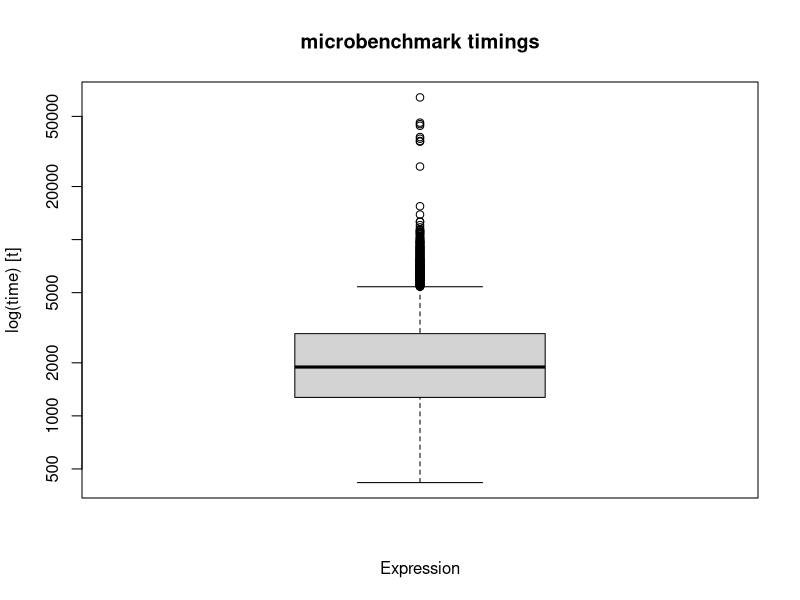
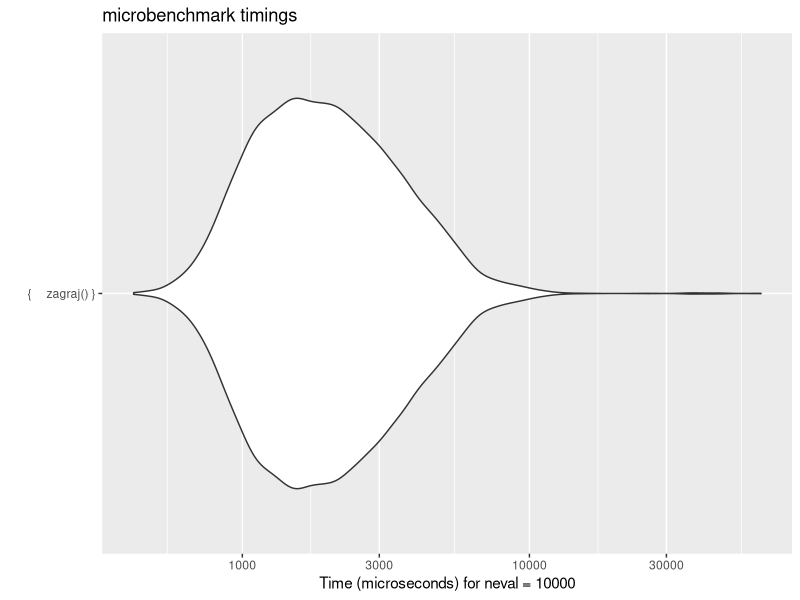

Write R code to recreate these figures, in order.
## ---- chunk 1
knitr::opts_chunk$set(echo = TRUE)
## ---- chunk 2
##Zdefiniowanie niezbednych wartosci:
## R,S,P,C,H,L,B, gdzie R - krolik, S - owca, P - swinia, C - krowa, H - kon, L - maly pies, B - duzy pies
stado_glowne <<- c(60,24,20,12,6,4,2)
stado <<- c(0,0,0,0,0,0,0)
kostka_zielona <- c('R','R','R','R','R','R','S','S','S','P','C','W')
kostka_czerwona <- c('R','R','R','R','R','R','S','S','P','P','H','F')
##gdzie: W - wilk, F - lis; reszta jak wyzej

##Wektory wymian o takiej samej strukturze jak stado i stado_glowne
##Mowia o tym, ile innych zwierza trzeba aby wymienic na dane zwierze
kon <- c(72,12,6,2,1,12,2)
krowa <- c(36,6,3,1,0,6,1)
swinia <- c(12,2,1,0,0,2,0)
owca <- c(6,1,0,0,0,1,0)
maly_pies <- c(6,1,0,0,0,1,0)
duzy_pies <- c(36,6,3,1,0,6,1)

## ---- chunk 3
##FUNKCJE POMOCNICZE
licz_ile_otrzyma <- function(sie_nalezy){
  if (all(sie_nalezy <= stado_glowne)){
    return(sie_nalezy)
  } else {
    sie_nalezy <- ifelse(sie_nalezy <= stado_glowne, sie_nalezy, stado_glowne)
    return(sie_nalezy)
  }
  ##sprawdzanie z bankiem; bierzemy max tyle ile jest w banku.
  ##funkcja zwraca wektor, wiec nalezy robic otrzymane <- licz_ile_otrzyma(otrzymane)
}


zdecyduj <- function(){
  ##funkcja decydujaca czy wymienic i rzucic czy tylko rzucic 
}



wykonaj_czynnosc <- function(co, jak='+'){
  if (jak=='+'){
    stado <<- stado + co
    stado_glowne <<- stado_glowne - co
    ## tu by sie przydalo sprawdzic czy sie wszystko zgadza
  } else {
    stado <<- stado - co
    stado_glowne <<- stado_glowne + co
    ## tu by sie przydalo sprawdzic czy sie wszystko zgadza
  }
  if (!all(stado+stado_glowne==c(60,24,20,12,6,4,2))){
    #cat('!!!! BLAD - STADA SIE NIE SUMUJA !!!!')
    break
  }
  ##wez z banku/oddaj do banku/wymien; bierze to co w licz_ile_otrzyma zwrocona
  ##symultanicznie robi operacje na banku i naszym stadzie
  ## sprawdza czy bank+stado sie sumuje odpowiednio
}

zakoncz <- function(x=stado){
  ##funkcja konczaca gre, gdy otrzymane beda zadane wartosci stada
  if(all(stado >= c(1,1,1,1,1,0,0))){
    #cat("Wygrales! Koniec gry!")
    return(TRUE)
  } else {
    #########
    suma = 0
    ##6+12+36+72+1 = 127 krolikow (owca, swinia, krowa, kon, krolik)
    for (i in 1:7){
      switch(i,
             "1"={suma <- suma + stado[i]},
             "2"={suma <- suma + 6*stado[i]},
             "3"={suma <- suma + 12*stado[i]},
             "4"={suma <- suma + 36*stado[i]},
             "5"={suma <- suma + 72*stado[i]},
             "6"={suma <- suma + 6*stado[i]},
             "7"={suma <- suma + 36*stado[i]})
    }
    if (suma >= 127){
      #cat("Wygrales! Koniec gry!")
      stado <<- c(suma-126,1,1,1,1,0,0)
      stado_glowne <<- (c(60,24,20,12,6,4,2) - stado)
      return(TRUE)
    }
    return(FALSE)
  }
}
##warunek zawarty w tej funkcji musi jeszcze zapewne zamykac petle gry z break()
##ale fajnie jak cos sie wyswietli na koniec
## ---- chunk 4
##FUNKCJE WYMIANY
czy_starczy_na_konia <- function(){
  suma = 0
  for (i in 1:7){
    switch(i,
           "1"={suma <- suma + stado[i]},
           "2"={suma <- suma + 6*stado[i]},
           "3"={suma <- suma + 12*stado[i]},
           "4"={suma <- suma + 36*stado[i]},
           "6"={suma <- suma + 6*stado[i]},
           "7"={suma <- suma + 36*stado[i]},
           suma <- suma)
  }
  if (suma >= 73){
    #cat("Starczy na konia i krolika! Wymieniasz")
    ##trzeba dodac petle zeby wymieniac az to niemozliwe
    wykonaj_czynnosc(c(stado[1:4],0,stado[6:7]),'-')
    ##usuwam wszystko ze stada, zeby wymienic na konia i krolika/i
    if ((suma-72)<=60){
      wykonaj_czynnosc(c((suma-72),0,0,0,1,0,0))
      #bierzemy konia, a reszte w krolikach
    } else {
      while((suma-72)>60){
        wykonaj_czynnosc(c(0,1,0,0,0,0,0))
        suma <- suma - 6
        ##to i tak nie powinno sie zdarzyc bo 60+72 to juz wygrana
      }
      wykonaj_czynnosc(c((suma-72),0,0,0,1,0,0))
    }
  } 
  ## jesli nie starczy to nie robimy nic
}


owce_na_kroliki <- function(z_owiec=FALSE){
  if(z_owiec==TRUE){if(stado[2]>=1 & stado_glowne[1]>=6){
    wymiana <<- c('R')
    za_wymiane <<- c(0,1,0,0,0,0,0)
    return(wymiana)
  }else {
    wymiana <<- c('pusty')
    za_wymiane <<- c(0,0,0,0,0,0,0)
    #cat('Nie mozna wymienic')
  }}
}

swinie_na_owce <- function(ze_swin=FALSE){
  if(ze_swin==TRUE){if(stado[3]>=1 & stado_glowne[2]>=2){
    wymiana <<- c('SS')
    za_wymiane <<- c(0,0,1,0,0,0,0)
    return(wymiana)
  }else{
    wymiana <<- c('pusty')
    za_wymiane <<- c(0,0,0,0,0,0,0)
    #cat('Nie mozna wymienic')
  }}
}

##Funkcje "wymiana_cos" maja na celu sprawdzic mozliwosc wymiany
##i zwrocic wartosc mozliwa do wykorzystania dalej
##wyluczaja tez wektory, ktore mozna latwo odjac od stada i dodac do stada glownego
wymiana_owca <- function(b){
  ##funkcja sprawdza, czy podane zwierze mozna wymienic na owce
  ##i czy zwierzat w stadzie tego typu jest wystarczajaco duzo
  ##jesli tak, to podaje jednoelemenowy wektor odpowiadajacy owcy
  if (stado_glowne[2]==0){
    wymiana <<- c('pusty')
    za_wymiane <<- c(0,0,0,0,0,0,0)
    #cat("Brak w stadzie glownym!")
  } else {
    switch(b,
           krolik={if(stado[1]>=owca[1]){
             wymiana <<- c('S')
             za_wymiane <<- c(6,0,0,0,0,0,0)
             return(wymiana)
           }else{
             wymiana <<- c('pusty')
             za_wymiane <<- c(0,0,0,0,0,0,0)
             #cat("Za malo zwierzat na wymiane!")
           }},
           maly_pies={if(stado[6]>=owca[6]){
             wymiana <<- c('S')
             za_wymiane <<- c(0,0,0,0,0,1,0)
             return(wymiana)
           }else{
             wymiana <<- c('pusty')
             za_wymiane <<- c(0,0,0,0,0,0,0)
             #cat("Za malo zwierzat na wymiane!")
           }},
           owca={if(stado[2]>=owca[2]){
             wymiana <<- c('S')
             za_wymiane <<- c(0,1,0,0,0,0,0)
             return(wymiana)
           }else{
             wymiana <<- c('pusty')
             za_wymiane <<- c(0,0,0,0,0,0,0)
             #cat("Za malo zwierzat na wymiane!")
           }},
           ##jesli nie, to wyrzuca komunikat
           {wymiana <<- c('pusty')
           za_wymiane <<- c(0,0,0,0,0,0,0)
           #cat("Nie istnieje mozliwosc wymiany!")
           })
  }
}

wymiana_maly_pies <- function(b){
  if (stado_glowne[6]==0){
    wymiana <<- c('pusty')
    za_wymiane <<- c(0,0,0,0,0,0,0)
    #cat("Brak w stadzie glownym!")
  }else {
    ##funkcja jest co do zasady taka sama jak dla wymiana_owca
    switch(b,
           krolik={if(stado[1]>=maly_pies[1]){
             wymiana <<- c('L')
             za_wymiane <<- c(6,0,0,0,0,0,0)
             return(wymiana)
           }else{
             wymiana <<- c('pusty')
             za_wymiane <<- c(0,0,0,0,0,0,0)
             #cat("Za malo zwierzat na wymiane!")
           }},
           maly_pies={if(stado[6]>=maly_pies[6]){
             wymiana <<- c('L')
             za_wymiane <<- c(0,0,0,0,0,1,0)
             return(wymiana)
           }else{
             wymiana <<- c('pusty')
             za_wymiane <<- c(0,0,0,0,0,0,0)
             #cat("Za malo zwierzat na wymiane!")
           }},
           owca={if(stado[2]>=maly_pies[2]){
             wymiana <<- c('L')
             za_wymiane <<- c(0,1,0,0,0,0,0)
             return(wymiana)
           }else{
             wymiana <<- c('pusty')
             za_wymiane <<- c(0,0,0,0,0,0,0)
             #cat("Za malo zwierzat na wymiane!")
           }},
           {wymiana <<- c('pusty')
           za_wymiane <<- c(0,0,0,0,0,0,0)
           #cat("Nie istnieje mozliwosc wymiany!")
           })
  }
}

wymiana_swinia <- function(b){
  ##analogiczna do wymiana_owca
  if (stado_glowne[3]==0){
    wymiana <<- c('pusty')
    za_wymiane <<- c(0,0,0,0,0,0,0)
    #cat("Brak w stadzie glownym!")
  }else {
    switch(b,
           krolik={if(stado[1]>=swinia[1]){
             wymiana <<- c('P')
             za_wymiane <<- c(12,0,0,0,0,0,0)
             return(wymiana)
           }else{
             wymiana <<- c('pusty')
             za_wymiane <<- c(0,0,0,0,0,0,0)
             #cat("Za malo zwierzat na wymiane!")
           }},
           maly_pies={if(stado[6]>=swinia[6]){
             wymiana <<- c('P')
             za_wymiane <<- c(0,0,0,0,0,2,0)
             return(wymiana)
           }else{
             wymiana <<- c('pusty')
             za_wymiane <<- c(0,0,0,0,0,0,0)
             #cat("Za malo zwierzat na wymiane!")
           }},
           owca={if(stado[2]>=swinia[2]){
             wymiana <<- c('P')
             za_wymiane <<- c(0,2,0,0,0,0,0)
             return(wymiana)
           }else{
             wymiana <<- c('pusty')
             za_wymiane <<- c(0,0,0,0,0,0,0)
             #cat("Za malo zwierzat na wymiane!")
           }},
           swinia={if(stado[3]>=swinia[3]){
             wymiana <<- c('P')
             za_wymiane <<- c(0,0,1,0,0,0,0)
             return(wymiana)
           }else{
             wymiana <<- c('pusty')
             za_wymiane <<- c(0,0,0,0,0,0,0)
             #cat("Za malo zwierzat na wymiane!")
           }},
           {wymiana <<- c('pusty')
           za_wymiane <<- c(0,0,0,0,0,0,0)
           #cat("Nie istnieje mozliwosc wymiany!")
           })
  }
}

wymiana_krowa <- function(b){
  ##analogiczna do wymiana_owca i wymiana_swinia
  if (stado_glowne[4]==0){
    wymiana <<- c('pusty')
    za_wymiane <<- c(0,0,0,0,0,0,0)
    #cat("Brak w stadzie glownym!")
  }else {
    switch(b,
           krolik={if(stado[1]>=krowa[1]){
             wymiana <<- c('C')
             za_wymiane <<- c(36,0,0,0,0,0,0)
             return(wymiana)
           }else{
             wymiana <<- c('pusty')
             za_wymiane <<- c(0,0,0,0,0,0,0)
             #cat("Za malo zwierzat na wymiane!")
           }},
           maly_pies={if(stado[6]>=krowa[6]){
             wymiana <<- c('C')
             za_wymiane <<- c(0,0,0,0,0,6,0)
             return(wymiana)
           }else{
             wymiana <<- c('pusty')
             za_wymiane <<- c(0,0,0,0,0,0,0)
             #cat("Za malo zwierzat na wymiane!")
           }},
           owca={if(stado[2]>=krowa[2]){
             wymiana <<- c('C')
             za_wymiane <<- c(0,6,0,0,0,0,0)
             return(wymiana)
           }else{
             wymiana <<- c('pusty')
             za_wymiane <<- c(0,0,0,0,0,0,0)
             #cat("Za malo zwierzat na wymiane!")
           }},
           swinia={if(stado[3]>=krowa[3]){
             wymiana <<- c('C')
             za_wymiane <<- c(0,0,3,0,0,0,0)
             return(wymiana)
           }else{
             wymiana <<- c('pusty')
             za_wymiane <<- c(0,0,0,0,0,0,0)
             #cat("Za malo zwierzat na wymiane!")
           }},
           krowa={if(stado[4]>=krowa[4]){
             wymiana <<- c('C')
             za_wymiane <<- c(0,0,0,1,0,0,0)
             return(wymiana)
           }else{
             wymiana <<- c('pusty')
             za_wymiane <<- c(0,0,0,0,0,0,0)
             #cat("Za malo zwierzat na wymiane!")
           }},
           duzy_pies={if(stado[7]>=krowa[7]){
             wymiana <<- c('C')
             za_wymiane <<- c(0,0,0,0,0,0,1)
             return(wymiana)
           }else{
             wymiana <<- c('pusty')
             za_wymiane <<- c(0,0,0,0,0,0,0)
             #cat("Za malo zwierzat na wymiane!")
           }},
           {wymiana <<- c('pusty')
           za_wymiane <<- c(0,0,0,0,0,0,0)
           #cat("Nie istnieje mozliwosc wymiany!")
           })
  }
}

wymiana_duzy_pies <<- function(b){
  if (stado_glowne[7]==0){
    wymiana <<- c('pusty')
    za_wymiane <<- c(0,0,0,0,0,0,0)
    #cat("Brak w stadzie glownym!")
  } else {
    ##funkcja co do zasady taka sama jak wymiana_krowa
    switch(b,
           krolik={if(stado[1]>=duzy_pies[1]){
             wymiana <<- c('B')
             za_wymiane <<- c(36,0,0,0,0,0,0)
             return(wymiana)
           }else{
             wymiana <<- c('pusty')
             za_wymiane <<- c(0,0,0,0,0,0,0)
             #cat("Za malo zwierzat na wymiane!")
           }},
           maly_pies={if(stado[6]>=duzy_pies[6]){
             wymiana <<- c('B')
             za_wymiane <<- c(0,0,0,0,0,6,0)
             return(wymiana)
           }else{
             wymiana <<- c('pusty')
             za_wymiane <<- c(0,0,0,0,0,0,0)
             #cat("Za malo zwierzat na wymiane!")
           }},
           owca={if(stado[2]>=duzy_pies[2]){
             wymiana <<- c('B')
             za_wymiane <<- c(0,6,0,0,0,0,0)
             return(wymiana)
           }else{
             wymiana <<- c('pusty')
             za_wymiane <<- c(0,0,0,0,0,0,0)
             #cat("Za malo zwierzat na wymiane!")
           }},
           swinia={if(stado[3]>=duzy_pies[3]){
             wymiana <<- c('B')
             za_wymiane <<- c(0,0,3,0,0,0,0)
             return(wymiana)
           }else{
             wymiana <<- c('pusty')
             za_wymiane <<- c(0,0,0,0,0,0,0)
             #cat("Za malo zwierzat na wymiane!")
           }},
           krowa={if(stado[4]>=duzy_pies[4]){
             wymiana <<- c('B')
             za_wymiane <<- c(0,0,0,1,0,0,0)
             return(wymiana)
           }else{
             wymiana <<- c('pusty')
             za_wymiane <<- c(0,0,0,0,0,0,0)
             #cat("Za malo zwierzat na wymiane!")
           }},
           duzy_pies={if(stado[7]>=duzy_pies[7]){
             wymiana <<- c('B')
             za_wymiane <<- c(0,0,0,0,0,0,1)
             return(wymiana)
           }else{
             wymiana <<- c('pusty')
             za_wymiane <<- c(0,0,0,0,0,0,0)
             #cat("Za malo zwierzat na wymiane!")
           }},
           {wymiana <<- c('pusty')
           za_wymiane <<- c(0,0,0,0,0,0,0)
           #cat("Nie istnieje mozliwosc wymiany!")
           })
  }
}

wymiana_kon <- function(b){
  ##analogiczna do wymiana_owca, wymiana_swinia i wymiana_krowa
  if (stado_glowne[5]==0){
    wymiana <<- c('pusty')
    za_wymiane <<- c(0,0,0,0,0,0,0)
    #cat("Brak w stadzie glownym!")
  }else {
    switch(b,
           krolik={if(stado[1]>=kon[1]){
             wymiana <<- c('H')
             za_wymiane <<- c(72,0,0,0,0,0,0)
             return(wymiana)
           }else{
             wymiana <<- c('pusty')
             za_wymiane <<- c(0,0,0,0,0,0,0)
             #cat("Za malo zwierzat na wymiane!")
           }},
           maly_pies={if(stado[6]>=kon[6]){
             wymiana <<- c('H')
             za_wymiane <<- c(0,0,0,0,0,12,0)
             return(wymiana)
           }else{
             wymiana <<- c('pusty')
             za_wymiane <<- c(0,0,0,0,0,0,0)
             #cat("Za malo zwierzat na wymiane!")
           }},
           owca={if(stado[2]>=kon[2]){
             wymiana <<- c('H')
             za_wymiane <<- c(0,12,0,0,0,0,0)
             return(wymiana)
           }else{
             wymiana <<- c('pusty')
             za_wymiane <<- c(0,0,0,0,0,0,0)
             #cat("Za malo zwierzat na wymiane!")
           }},
           swinia={if(stado[3]>=kon[3]){
             wymiana <<- c('H')
             za_wymiane <<- c(0,0,6,0,0,0,0)
             return(wymiana)
           }else{
             wymiana <<- c('pusty')
             za_wymiane <<- c(0,0,0,0,0,0,0)
             #cat("Za malo zwierzat na wymiane!")
           }},
           krowa={if(stado[4]>=kon[4]){
             wymiana <<- c('H')
             za_wymiane <<- c(0,0,0,2,0,0,0)
             return(wymiana)
           }else{
             wymiana <<- c('pusty')
             za_wymiane <<- c(0,0,0,0,0,0,0)
             #cat("Za malo zwierzat na wymiane!")
           }},
           kon={if(stado[5]>=kon[5]){
             wymiana <<- c('H')
             za_wymiane <<- c(0,0,0,0,1,0,0)
             return(wymiana)
           }else{
             wymiana <<- c('pusty')
             za_wymiane <<- c(0,0,0,0,0,0,0)
             #cat("Za malo zwierzat na wymiane!")
           }},
           duzy_pies={if(stado[7]>=kon[7]){
             wymiana <<- c('H')
             za_wymiane <<- c(0,0,0,0,0,0,2)
             return(wymiana)
           }else{
             wymiana <<- c('pusty')
             za_wymiane <<- c(0,0,0,0,0,0,0)
             #cat("Za malo zwierzat na wymiane!")
           }},
           {wymiana <<- c('pusty')
           za_wymiane <<- c(0,0,0,0,0,0,0)
           #cat("Nie istnieje mozliwosc wymiany!")
           })
  }
}

z_wymiany <- function(zamien = FALSE){
  ##Wylicza wektor zwierzat otrzymanych z wymiany
  W <- c(0,0,0,0,0,0,0)
  if(zamien == TRUE){switch(wymiana,
                            R={W <- c(6,0,0,0,0,0,0)},
                            S={W <- c(0,1,0,0,0,0,0)},
                            SS={W <- c(0,2,0,0,0,0,0)},
                            P={W <- c(0,0,1,0,0,0,0)},
                            C={W <- c(0,0,0,1,0,0,0)},
                            H={W <- c(0,0,0,0,1,0,0)},
                            L={W <- c(0,0,0,0,0,1,0)},
                            B={W <- c(0,0,0,0,0,0,1)},
                            {W <- c(0,0,0,0,0,0,0)})}
  return(W)
}

wymien <- function(z,na){
  ##funkcja dokonujaca wymiany
  ##przyjmowane argumenty sa czytsko symboliczne, a ich wartosc nie ma znaczenia
  ##wlasciwie wymiany dokonuje sie na funkcjach wymien_zwierze('odpowiednie_zwierze')
  wykonaj_czynnosc(z_wymiany(TRUE),'+')
  wykonaj_czynnosc(za_wymiane,'-')
}
## ---- chunk 5
##FUNKCJE RZUCANIA

losuj_rzut_kostek <- function(a=kostka_zielona,b=kostka_czerwona){
  ##funkcja rzucajaca kostkami i tworzaca wynik rzutu (wektor 2 pola)
  wynik <- c(sample(a, 1), sample(b, 1))
  #  #cat(wynik)
  return(wynik)
}

zmiana_na_wektor <- function(wynik){
  ##Funkcja sprawdz wynik rzutu i zamienia go na wektor analogiczny do wektora stada
  ##Najpierw wynik z pierwszej kosci
  switch(wynik[1],
         R={c1 <- c(1,0,0,0,0,0,0)},
         S={c1 <- c(0,1,0,0,0,0,0)},
         P={c1 <- c(0,0,1,0,0,0,0)},
         C={c1 <- c(0,0,0,1,0,0,0)},
         {c1 <- c(0,0,0,0,0,0,0)}
  )
  ##Pozniej wynik z drugiej kosci
  switch(wynik[2],
         R={c2 <- c(1,0,0,0,0,0,0)},
         S={c2 <- c(0,1,0,0,0,0,0)},
         P={c2 <- c(0,0,1,0,0,0,0)},
         H={c2 <- c(0,0,0,0,1,0,0)},
         {c2 <- c(0,0,0,0,0,0,0)}
  )
  ##ten wektor jest abstrakcyjny - jego wartosci ulatwiaja pozniejsze liczenie
  z_rzutu <- (c1+c2)
  return(z_rzutu)
}

rzuc <- function(){
  otrzymane<-c(0,0,0,0,0,0,0)
  kostki<-losuj_rzut_kostek()
  ##co jesli stado puste - wtedy nie trzeba sprawdzac wilkow tylko od razu mozna tu sprawdzac czy kostki sa sobie rowne
  ##
  #  #cat(" , ")
  if (all(stado==0)){
    if (kostki[1]==kostki[2]){
      otrzymane <- licz_ile_otrzyma((zmiana_na_wektor(kostki))/2)
    }
    ## jesli nie sa sobie rowne no to nic nie dostajemy i tak.
  } else {
    if ('W' %in% kostki){
      if ('F' %in% kostki) {
        atak_drapieznika(TRUE,TRUE)
        ## atakuja nas zarowno wilk jak i lis
        ## nie mamy co otrzymac
      } else {
        atak_drapieznika(wilk = TRUE)
        ##atakuje nas tylko wilk
        #######PRZELICZANIE n/2
        wylosowane <- zmiana_na_wektor(kostki)
        otrzymane <- ifelse(wylosowane == 0, 0, trunc((stado+wylosowane)/2))
        otrzymane <- licz_ile_otrzyma(otrzymane)
        ##bo mozemy jeszcze wylosowac cos na drugiej co nam pasuje (np konia)
      }
    } else {
      if ('F' %in% kostki) {
        atak_drapieznika(TRUE)
        ##atakuje nas tylko lis
      }
      ###### PRZELICZANIE n/2
      wylosowane <- zmiana_na_wektor(kostki)
      otrzymane <- ifelse(wylosowane == 0, 0, trunc((stado+wylosowane)/2))
      otrzymane <- licz_ile_otrzyma(otrzymane)
      ##liczy sie zarowno w przypadku lisa jak i kiedy brak drapieznikow
      ##bo mozemy jeszcze wylosowac cos na drugiej co nam pasuje (np owce)
    } 
  }
  if (!all(otrzymane==0)){
    wykonaj_czynnosc(otrzymane)
  } else {
  }
  
  ##funkcja dokonujaca rzutu i reagujaca
}


atak_drapieznika <- function(lis = FALSE, wilk = FALSE){
  if (wilk == TRUE ){
    if (stado[7]>0){
      ##to sie u nas nie zdarza
      wykonaj_czynnosc(c(0,0,0,0,0,0,1),'-')
      ## to oznacza: jeden duzy pies. odejmij od stada (dodaj do glownego)
    } else {
      wykonaj_czynnosc(c(stado[1:4],0,0,0),'-')
      ## to oznacza: wszystkie zwierzeta oprocz konia i psow ktore sa w stadzie. odejmij od stada (dodaj do glownego)
    }
  }
  if (lis == TRUE ){
    if (stado[6]>0){
      wykonaj_czynnosc(c(0,0,0,0,0,1,0),'-')
      ## to oznacza: jeden maly pies. odejmij od stada (dodaj do glownego)
    } else {
      wykonaj_czynnosc(c(stado[1],0,0,0,0,0,0),'-')
      ## to oznacza: wszystkie kroliki ktore sa w stadzie. odejmij od stada (dodaj do glownego)
    }
  }
  ##funkcja przyjmujaca argument lis=True/False i wilk True/False
  ## sprawdza czy mamy psa/psy
  ##odejmuje psa/psy
  ##robi wykonaj_czynnosc i reaguje odpowiednio
}

## ---- chunk 6
## glowna funkcja przeprowadzajaca gre

zagraj <- function(){
  stado_glowne <<- c(60,24,20,12,6,4,2)
  stado <<- c(0,0,0,0,0,0,0)
  repeat{
    ##repeat bo musimy w dwoch miejscach sprawdzac czy nie zebralismy
    if (!all(stado==0)){
      ##jesli stado jest niepuste - bo jak puste to nie ma z czego wymieniac
      ##tutaj wymiany i ich warunki
      ##najpierw sprawdzamy czy starczy na konia i krolika
      czy_starczy_na_konia()
      if (stado[1]>6){
        ##jesli jest wiecej niz 6 krolikow i nie mamy malego psa
        if ((stado[6]==0) & (stado[1]>=9)){
          wymiana_maly_pies('krolik')
          wymien('krolik','maly_pies')
        }
        if (stado[2]>0){
          #jesli juz mamy owce
          wymiana_owca('krolik')
          wymien('krolik','owca')
        }
      } else {
        ##nie mamy krolikow, ale wiecej niz 3 owce i brak malego psa
        if ((stado[2]>3)&(stado[1]==0)&(stado[6]==0)){
          wymiana_maly_pies('owca')
          wymien('owca','maly_pies')
          owce_na_kroliki(TRUE)
          wymien('owca','krolik')
          #wymianakroliki
        }
        if ((stado[3]>0)&(stado[6])){
          #jesli mamy swinie ale nie malego psa
          swinie_na_owce(TRUE)
          wymien('swinia','owca')
          wymiana_maly_pies('owca')
          wymien('owca','maly_pies')
          ##czy tu jeszcze na kroliki? a moze zamienic kolejnoscia warunku sie da
        }
        #trzeba jeszczee dodac warunek ze jak krolikow 60 to wymienic na owce oprocz dziesieciu
      }
    }
    ##eeee tego chyba nie ma co sprawdzac? tylko po rzutach. przy wymianie nie zmienia nam sie ilosc, no chyba ze czegos zabraknie
    if (zakoncz()==TRUE){
      break
    }
    ##rzucamy zawsze, no chyba ze uzbieralismy
    rzuc()
    #    #cat(stado)
    if (zakoncz()==TRUE){
      break
    }
  }
}
## ---- chunk 7
##FUNKCJE STATYSTYK GRY
library(microbenchmark)
mierz_czas <- microbenchmark({zagraj()}, times=10000)
library(ggplot2)
boxplot(mierz_czas)
autoplot(mierz_czas)
print(mierz_czas)
##funkcja rbind() powinna dodawać do data frame nowa linijke na końcu
##ale opcji jest duzo, wiec najwyzej sie zamieni, jakby cos nie dzialalo
#czas <- data.frame()
#czas <- replicate(10000,{rbind(czas, mierz_czas[3])})
##funkcja mierzaca czas gry
#czas_gry <- czas$user
#mediana_i_srednia <- function(x=czas_gry){
##funkcja zwracajaca mediane i srednia z wartosci czasow gry
#  return(median(czas_gry))
#  return(mean(czas_gry))
#}

#library(ggplot2)
#narysuj_wykres <- ggplot(x,user,data=czas,color='green',geom='point',ylab="Czas gry",main='Czas trwania gry SuperFarmer')

## ---- chunk 8
##testy
##################
rzuc()
#cat(stado)
#cat(stado_glowne)
rzuc()
#cat(stado)
#cat(stado_glowne)
rzuc()
#cat(stado)
#cat(stado_glowne)
rzuc()
#cat(stado)
#cat(stado_glowne)
rzuc()
#cat(stado)
#cat(stado_glowne)
rzuc()
#cat(stado)
#cat(stado_glowne)
##################
stado <- c(7,2,0,0,0,0,0)
stado_glowne <- c(53,22,20,12,6,4,2)
wymiana_swinia('owca')
wymien('owca','swinia')
#cat(stado)
#cat(stado_glowne)
wymiana_swinia('owca')
wymien('owca','swinia')
#cat(stado)
#cat(stado_glowne)
stado <- c(36,0,1,0,0,0,0)
stado_glowne <- c(24,24,19,12,6,4,2)
wymiana_krowa('krolik')
wymien('krolik','krowa')
#cat(stado)
#cat(stado_glowne)
wymiana_duzy_pies('swinia')
wymien('swinia','duzy_pies')
#cat(stado)
#cat(stado_glowne)
stado <- c(5,2,3,0,0,0,0)
stado_glowne <- c(55,22,17,12,6,4,2)
owce_na_kroliki(TRUE)
wymien('krolik','owca')
#cat(stado)
#cat(stado_glowne)
swinie_na_owce(TRUE)
wymien('owca','swinia')
#cat(stado)
#cat(stado_glowne)
owce_na_kroliki(TRUE)
wymien('krolik','owca')
#cat(stado)
#cat(stado_glowne)
owce_na_kroliki(TRUE)
wymien('krolik','owca')
#cat(stado)
#cat(stado_glowne)
stado <- c(57,1,0,0,0,0,0)
stado_glowne <- c(3,23,20,12,6,4,2)
owce_na_kroliki(TRUE)
wymien('krolik','owca')
#cat(stado)
#cat(stado_glowne)
swinie_na_owce(TRUE)
wymien('owca','swinia')
#cat(stado)
#cat(stado_glowne)
